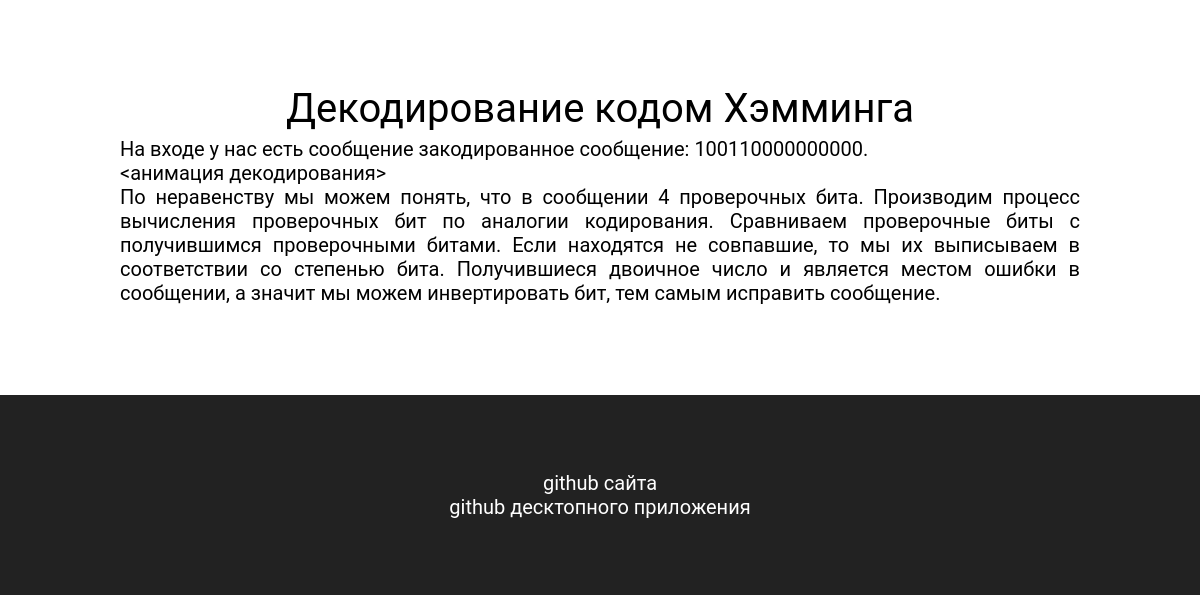
The app's page /hamming/ (lower part), older data.
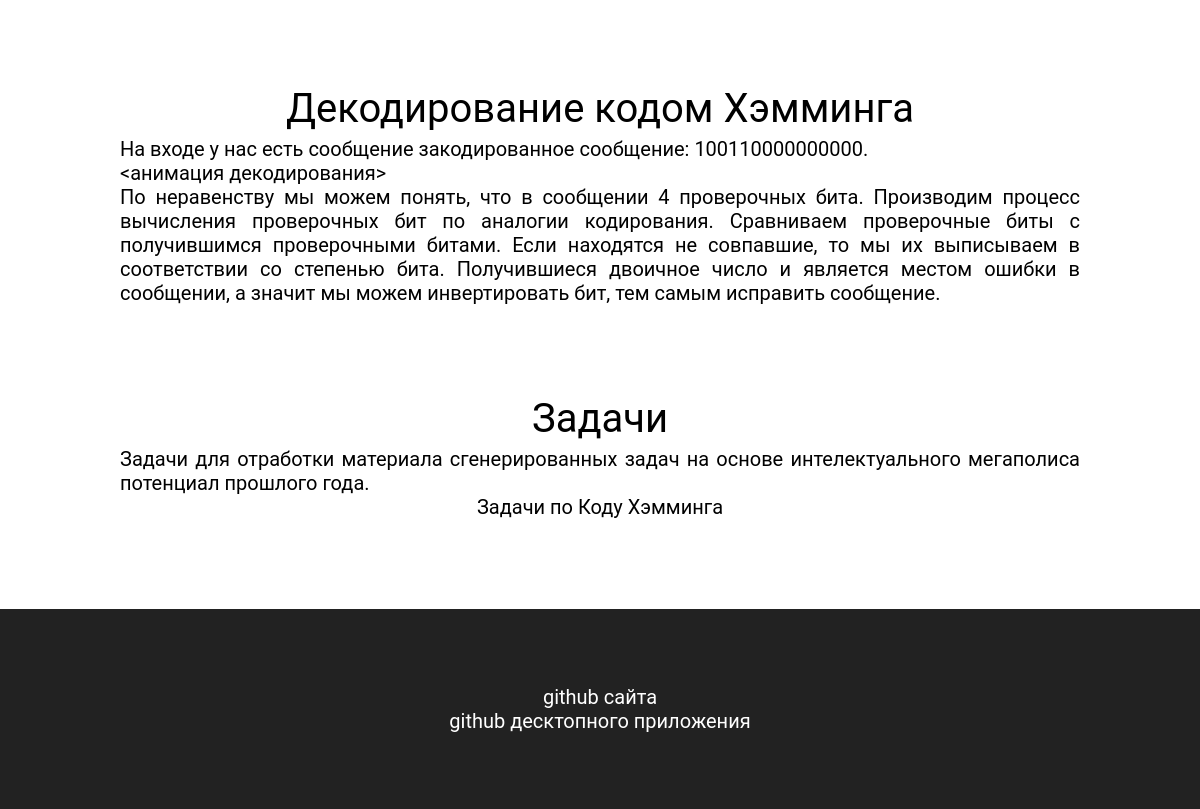
The same page, newer data.
### hamming/models.py (models this page shows, shortened)
class Block_hamming(models.Model):
    position = models.IntegerField(help_text='позиция на странице относительно начала', default=0, blank=True)
    paragraf_name = models.CharField(max_length=100, help_text='название блока')
    paragraf_content = models.TextField(help_text='текст блока')

### hamming/views.py (the view)
# urls.py: path('', views.hamming_page, name='hamming_page'),
def hamming_page(request):
    paragrafs = Block_hamming.objects.all().order_by('position')
    return render(request, 'hamming_page.html', {
        'paragrafs': paragrafs
    })

### hamming/templates/hamming_page.html (shortened to what this page needs)
<!DOCTYPE html>
<html>
<head>
    {% load static %}
    <link rel="stylesheet" type="text/css" href="{% static 'codes.css' %}">
<body>
    <div id="wrap">
        <main>
            {% for paragraf in paragrafs %}
            <div class="paragraf" style="padding-bottom: 50px;" id="{{ paragraf.position }}">
                <div class="label">{{ paragraf.paragraf_name|safe }}</div>
                <div class="text">{{ paragraf.paragraf_content|safe }}</div>
            </div>
            {% endfor %}
        </main>
    </div>
    <footer id="footer">
        <a href="https://github.com/kalibdune/web_theory_of_coding" target="_blank">github сайта</a>
        <a href="https://github.com/kalibdune/theory_of_coding" target="_blank">github десктопного приложения</a>
    </footer>
</body>
</html>

Row changes from the older to the newer data that the page shows:
added Block_hamming: paragraf_name "Задачи", paragraf_content "Задачи для отработки материала сгенерированных задач на основе интелектуального мегаполиса потенциал прошлого года. Задачи по Коду Хэмминга"
